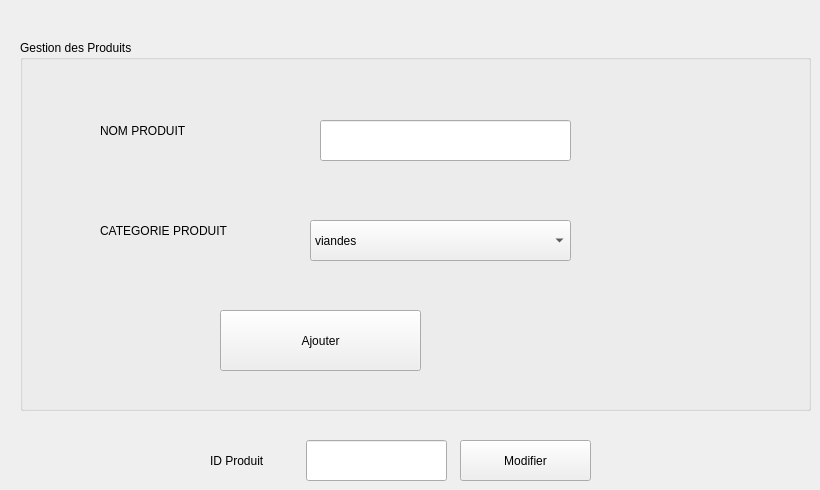
        <widget class="QWidget" name="tab_3">
         <attribute name="title">
          <string>Ajouter/Modifier Produit</string>
         </attribute>
         <widget class="QPushButton" name="pushButton_4">
          <property name="geometry">
           <rect>
            <x>460</x>
            <y>440</y>
            <width>131</width>
            <height>41</height>
           </rect>
          </property>
          <property name="text">
           <string>Modifier</string>
          </property>
         </widget>
         <widget class="QLineEdit" name="lineEdit">
          <property name="geometry">
           <rect>
            <x>306</x>
            <y>440</y>
            <width>141</width>
            <height>41</height>
           </rect>
          </property>
         </widget>
         <widget class="QLabel" name="label_8">
          <property name="geometry">
           <rect>
            <x>210</x>
            <y>450</y>
            <width>71</width>
            <height>21</height>
           </rect>
          </property>
          <property name="text">
           <string>ID Produit</string>
          </property>
         </widget>
         <widget class="QGroupBox" name="groupBox">
          <property name="geometry">
           <rect>
            <x>20</x>
            <y>40</y>
            <width>791</width>
            <height>371</height>
           </rect>
          </property>
          <property name="title">
           <string>Gestion des Produits</string>
          </property>
          <widget class="QLabel" name="label_9">
           <property name="geometry">
            <rect>
             <x>80</x>
             <y>80</y>
             <width>111</width>
             <height>21</height>
            </rect>
           </property>
           <property name="text">
            <string>NOM PRODUIT</string>
           </property>
          </widget>
          <widget class="QLabel" name="label_10">
           <property name="geometry">
            <rect>
             <x>80</x>
             <y>180</y>
             <width>131</width>
             <height>21</height>
            </rect>
           </property>
           <property name="text">
            <string>CATEGORIE PRODUIT</string>
           </property>
          </widget>
          <widget class="QLineEdit" name="lineEdit_2">
           <property name="geometry">
            <rect>
             <x>300</x>
             <y>80</y>
             <width>251</width>
             <height>41</height>
            </rect>
           </property>
          </widget>
          <widget class="QPushButton" name="pushButton">
           <property name="geometry">
            <rect>
             <x>200</x>
             <y>270</y>
             <width>201</width>
             <height>61</height>
            </rect>
           </property>
           <property name="styleSheet">
            <string notr="true"/>
           </property>
           <property name="text">
            <string>Ajouter</string>
           </property>
          </widget>
          <widget class="QComboBox" name="comboBox_3">
           <property name="geometry">
            <rect>
             <x>290</x>
             <y>180</y>
             <width>261</width>
             <height>41</height>
            </rect>
           </property>
           <item>
            <property name="text">
             <string>viandes </string>
            </property>
           </item>
           <item>
            <property name="text">
             <string>poissons </string>
            </property>
           </item>
           <item>
            <property name="text">
             <string>œufs</string>
            </property>
           </item>
           <item>
            <property name="text">
             <string>laitiers et derives</string>
            </property>
           </item>
           <item>
            <property name="text">
             <string>produits sucres</string>
            </property>
           </item>
           <item>
            <property name="text">
             <string>matieres grasses</string>
            </property>
           </item>
           <item>
            <property name="text">
             <string>cereales et derives</string>
            </property>
           </item>
           <item>
            <property name="text">
             <string>legumineuses</string>
            </property>
           </item>
           <item>
            <property name="text">
             <string>boissons</string>
            </property>
           </item>
           <item>
            <property name="text">
             <string>legumes et fruits</string>
            </property>
           </item>
          </widget>
         </widget>
        </widget>
